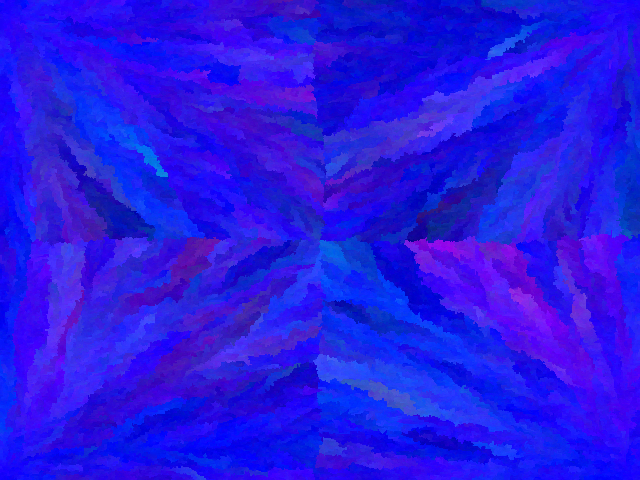
#> input picture files/colorfill.png, 640 x 480 px
$ python ASCII_Art.py
#> lines starting #> are read from the running program, lines starting #| are printed output that depends on the picture
from PIL import Image

path = "./files/"
file = "colorfill.png"
filepath = path + file


greyscale = "$@B%8&WM#*oahkbdpqwmZO0QLCJUYXzcvunxrjft/\|()1{}[]?-_+~<>i!lI;:,\"^`'. "
l = len(greyscale) - 1
# [12 lines of commented-out code are left out]

im = Image.open(filepath)
#> im is the input picture: PIL image 640x480 RGB; mean R, G, B 38.5, 24.2, 228.9

inverted = bool(input("Invert Image? "))
#> the answer given: files/colorfill.png
if inverted:
    greyscale = greyscale[::-1]
width, height = im.size
#> width = 640; height = 480
im = im.resize((width, round(height / 2)),  Image.Resampling.NEAREST)
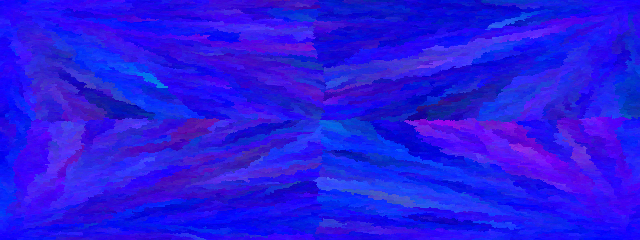
#> im: PIL image 640x240 RGB; mean R, G, B 38.6, 24.2, 229
width, height = im.size
#> height = 240
# List of (R,G,B) Tuples -- RGB values are from 0 to 255
pixel_values = list(im.getdata())
#> pixel_values = 153600 items
out = []
for i, p in enumerate(pixel_values):
    if i % width == 0:
        out.append("\n")
    g = sum(p[:3]) / 3
    out.append(greyscale[int(g / 255 * l)])
#> this loop made 153600 passes
#> (p, g) on passes 1 to 3: ((43, 7, 254), 101.3), ((42, 8, 252), 100.7), ((34, 9, 253), 98.67)
#> after the loop, out = 153840 items

out = "".join(out)
name = input("Enter File save name (leave empty for output): ")
#> the answer given: out.png
if name:
    with open(name + ".txt", 'w') as f:
        f.write(out)
else:
    print(out)
